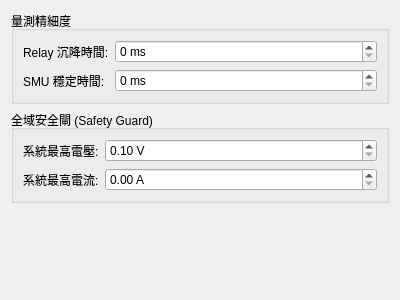
<?xml version="1.0" encoding="UTF-8"?>
<ui version="4.0">
 <class>MeasurementTab</class>
 <widget class="QWidget" name="MeasurementTab">
  <property name="geometry">
   <rect>
    <x>0</x>
    <y>0</y>
    <width>400</width>
    <height>300</height>
   </rect>
  </property>
  <property name="windowTitle">
   <string>Form</string>
  </property>
  <layout class="QVBoxLayout" name="verticalLayout">
   <item>
    <widget class="QGroupBox" name="accuracy_group">
     <property name="title">
      <string>量測精細度</string>
     </property>
     <layout class="QFormLayout" name="accuracy_layout">
      <item row="0" column="0">
       <widget class="QLabel" name="label">
        <property name="text">
         <string>Relay 沉降時間:</string>
        </property>
       </widget>
      </item>
      <item row="0" column="1">
       <widget class="QSpinBox" name="spin_relay_delay">
        <property name="suffix">
         <string> ms</string>
        </property>
        <property name="maximum">
         <number>5000</number>
        </property>
       </widget>
      </item>
      <item row="1" column="0">
       <widget class="QLabel" name="label_2">
        <property name="text">
         <string>SMU 穩定時間:</string>
        </property>
       </widget>
      </item>
      <item row="1" column="1">
       <widget class="QSpinBox" name="spin_smu_settle">
        <property name="suffix">
         <string> ms</string>
        </property>
        <property name="maximum">
         <number>5000</number>
        </property>
       </widget>
      </item>
     </layout>
    </widget>
   </item>
   <item>
    <widget class="QGroupBox" name="safety_group">
     <property name="title">
      <string>全域安全閘 (Safety Guard)</string>
     </property>
     <layout class="QFormLayout" name="safety_layout">
      <item row="0" column="0">
       <widget class="QLabel" name="label_3">
        <property name="text">
         <string>系統最高電壓:</string>
        </property>
       </widget>
      </item>
      <item row="0" column="1">
       <widget class="QDoubleSpinBox" name="spin_v_max">
        <property name="suffix">
         <string> V</string>
        </property>
        <property name="maximum">
         <double>210</double>
        </property>
        <property name="minimum">
         <double>0.1</double>
        </property>
       </widget>
      </item>
      <item row="1" column="0">
       <widget class="QLabel" name="label_4">
        <property name="text">
         <string>系統最高電流:</string>
        </property>
       </widget>
      </item>
      <item row="1" column="1">
       <widget class="QDoubleSpinBox" name="spin_i_max">
        <property name="suffix">
         <string> A</string>
        </property>
        <property name="singleStep">
         <double>0.01</double>
        </property>
        <property name="minimum">
         <double>0.001</double>
        </property>
        <property name="maximum">
         <double>1</double>
        </property>
       </widget>
      </item>
     </layout>
    </widget>
   </item>
   <item>
    <spacer name="verticalSpacer">
     <property name="orientation">
      <enum>Qt::Vertical</enum>
     </property>
     <property name="sizeHint" stdset="0">
      <size>
       <width>20</width>
       <height>40</height>
      </size>
     </property>
    </spacer>
   </item>
  </layout>
 </widget>
 <resources/>
 <connections/>
</ui>
